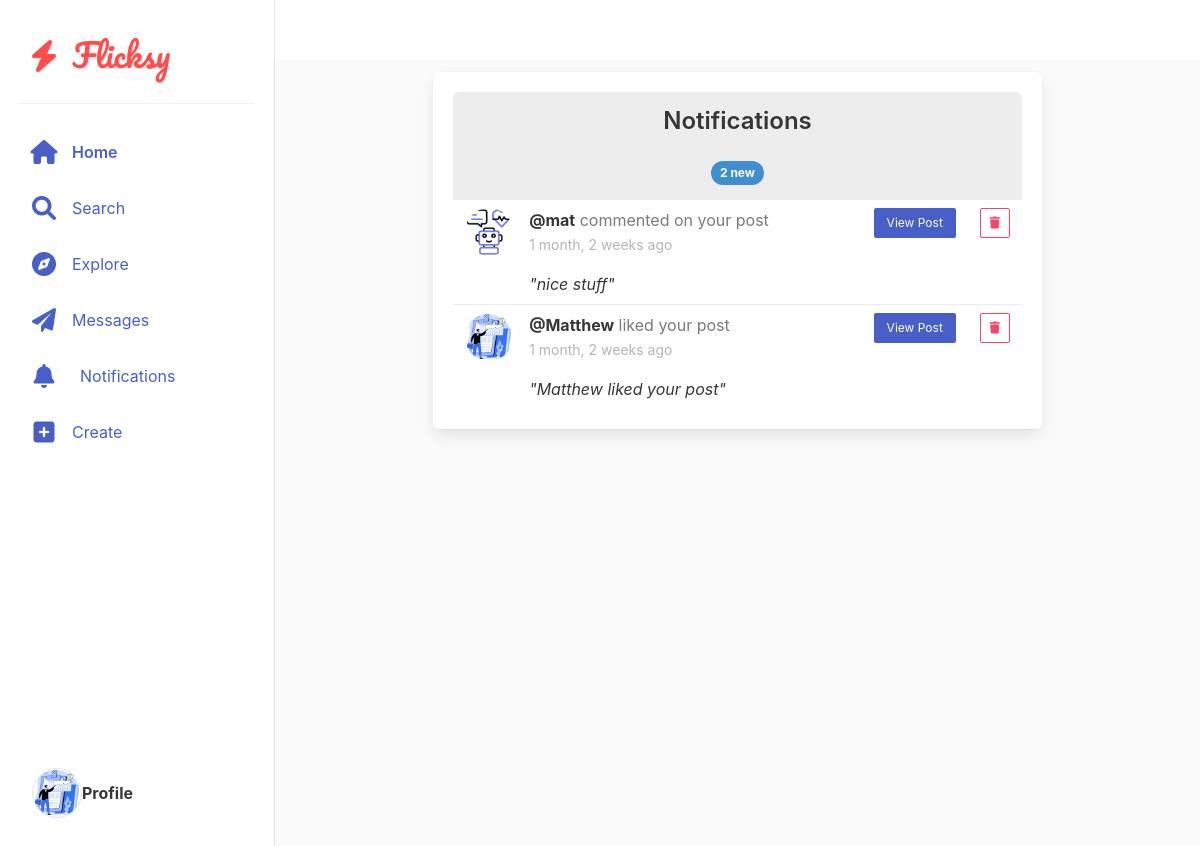
Page /notifications/notifications-list (signed in) on the committed database.
### account/models.py (models this page shows, shortened)
class Profile(models.Model):
  user = models.OneToOneField(User,on_delete=models.CASCADE,related_name='profile')
  first_name = models.CharField(max_length=100,null=True,blank=True)
  last_name = models.CharField(max_length=100,null=True,blank=True)
  location = models.CharField(max_length=100,null=True,blank=True)
  social_url = models.URLField(blank=True,null=True)
  profile_info = models.TextField(blank=True,null=True)
  created = models.DateField(auto_now_add=True)
  favorites = models.ManyToManyField(Post, related_name='favorited_by', blank=True)
  picture = models.ImageField(upload_to='profile_pictures',blank=True,null=True)

### notifications/models.py (models this page shows)
class Notification(models.Model):
  NOTIFICATION_TYPES =(('like', 'Like'),
                       ('comment', 'Comment'),
                       ('follow', 'Follow'),
                      )
  post = models.ForeignKey('post.Post', on_delete=models.CASCADE, related_name='notifications_post',blank=True, null=True)
  sender = models.ForeignKey(User, on_delete=models.CASCADE, related_name='notifications_from_user')
  recipient = models.ForeignKey(User, on_delete=models.CASCADE, related_name='notifications_to_user')
  notification_type = models.CharField(max_length=10, choices=NOTIFICATION_TYPES)
  text_preview = models.CharField(max_length=255, blank=True, null=True)
  created_at = models.DateTimeField(auto_now_add=True)
  is_seen = models.BooleanField(default=False)

### notifications/views.py (the view)
# urls.py: path('notifications-list', show_notifications, name='notifications-list'),
@login_required
def show_notifications(request):
    notifications = Notification.objects.filter(recipient=request.user).order_by('-created_at')
    context = {
        'notifications': notifications
    }
    return render(request, 'notifications/notifications_list.html', context)

### direct_message/views.py (called while the page is built)
def check_direct(request):
    directs_count = 0
    if request.user.is_authenticated:
        directs_count = Message.objects.filter(
            user=request.user, is_read=False
        ).count()
    return {'directs_count': directs_count}

### notifications/context_processors.py (called while the page is built)
def unread_notifications(request):
    if request.user.is_authenticated:
        return {
            'unread_notifications_count': Notification.objects.filter(
                recipient=request.user,
                is_seen=False
            ).count()
        }
    return {}

### notifications/templates/notifications/notifications_list.html (shortened to what this page needs)
{% extends 'base.html' %}
{% block content %}
<div class="columns is-centered" style="margin-top: 20px;">
    <div class="column is-8">
        <div class="box">
            <div class="panel-heading has-text-centered">
                <h1 class="title is-4">Notifications</h1>
                {% if notifications.count > 0 %}
                <span class="tag is-info is-rounded">
                    {{ notifications.count }} new
                </span>
                {% endif %}
            </div>
            <div class="notification-list" style="max-height: 70vh; overflow-y: auto;">
                {% for notification in notifications %}
                <div class="panel-block {% if not notification.is_seen %}has-background-light{% endif %}"
                     style="border-left: none; border-right: none; border-top: none;">
                    <div class="media" style="width: 100%;">
                        <div class="media-left">
                            <figure class="image is-48x48">
                                {% if notification.sender.profile.picture %}
                                <img src="{{ notification.sender.profile.picture.url }}"
                                     class="is-rounded"
                                     alt="{{ notification.sender.username }}'s profile picture">
                                {% else %}
                                <img src="https://ui-avatars.com/api/?name={{ notification.sender.username }}&background=random"
                                     class="is-rounded"
                                     alt="Default profile picture">
                                {% endif %}
                            </figure>
                        </div>
                        <div class="media-content">
                            <div class="content">
                                <p>
                                    <strong>@{{ notification.sender.username }}</strong>
                                    <span class="has-text-grey">
                                    {% if notification.notification_type == 'like' %}
                                        liked your post
                                    {% elif notification.notification_type == 'comment' %}
                                        commented on your post
                                    {% elif notification.notification_type == 'follow' %}
                                        started following you
                                    {% endif %}
                                    </span>
                                    <br>
                                    <small class="has-text-grey-light">
                                        {{ notification.created_at|timesince }} ago
                                    </small>
                                </p>
                                {% if notification.post %}
                                <div class="notification-preview" style="margin-top: 8px;">
                                    <p class="is-italic">
                                        "{{ notification.text_preview }}"
                                    </p>
                                </div>
                                {% endif %}
                            </div>
                        </div>
                        <div class="media-right">
            <div class="field is-grouped">
    <p class="control">
        {% if notification.notification_type == 'like' or notification.notification_type == 'comment' %}
            <a href="{% url 'post_details' notification.post.id %}" class="button is-small is-link">
                View Post
            </a>
        {% elif notification.notification_type == 'follow' %}
            <a href="{% url 'profile' notification.sender.username %}" class="button is-small is-info">
                View Profile
            </a>
        {% endif %}
    </p>
    <p class="control">
        <form method="post" action="{% url 'delete_notification' notification.id %}">
            <button type="submit" class="button is-small is-danger is-outlined">
                <span class="icon is-small">
                    <i class="fas fa-trash"></i>
                </span>
            </button>
        </form>
    </p>
</div>
                        </div>
                    </div>
                </div>
                {% endfor %}
            </div>
        </div>
    </div>
</div>
{% endblock %}

### post/templates/nav.html (shortened to what this page needs)
<nav class="side-nav" role="navigation" aria-label="main navigation">
     <div class="nav-logo">
      <i class="fas fa-bolt" style="color: #ff4d4d; margin-right: 8px;"></i>
      Flicksy
    </div>
    <div class="nav-menu">
        <a href="{% url 'home' %}" class="nav-item active">
            <span class="icon">
                <i class="fas fa-home"></i>
            </span>
            <span class="nav-label">Home</span>
        </a>
        <a href="{% url 'search_users' %}" class="nav-item">
            <span class="icon">
                <i class="fas fa-search"></i>
            </span>
            <span class="nav-label">Search</span>
        </a>
        <a href="{% url 'explore_users' %}" class="nav-item">
            <span class="icon">
                <i class="fas fa-compass"></i>
            </span>
            <span class="nav-label">Explore</span>
        </a>
     <a href="{% url 'inbox' %}" class="nav-item" style="display: inline-flex; align-items: center; position: relative;">
    <span class="icon">
        <i class="fas fa-paper-plane"></i>
    </span>
    <span class="nav-label" style="margin-right: 8px;">Messages</span>
</a>
<a href="{% url 'notifications-list' %}" class="nav-item is-flex is-align-items-center">
    <span class="icon is-relative">
        <i class="fas fa-bell"></i>
    </span>
    <span class="nav-label ml-2">Notifications</span>
</a>
        <a href="{% url 'new_post' %}" class="nav-item">
            <span class="icon">
                <i class="fas fa-plus-square"></i>
            </span>
            <span class="nav-label">Create</span>
        </a>
        {% if user.is_authenticated %}
        <div class="nav-profile">
             {% if request.user.profile.picture %}
    <img src="{{ request.user.profile.picture.url }}"
         class="is-rounded"
         alt="{{ request.user.username }}'s profile picture"
         width="50"
         height="50" style="border-radius: 50%; border: 1px solid #e6e6e6;">
{% else %}
    <img src="https://ui-avatars.com/api/?name={{ request.user.username }}&background=random&size=50"
         class="is-rounded"
         alt="Default profile picture"
         width="50"
         height="50">
{% endif %}
            <span class="nav-label"> <strong>Profile</strong></span>
        </div>
        {% endif %}
    </div>
</nav>
<main class="main-content" style="margin-left: 275px; padding: 20px;">
</main>

### post/templates/base.html (style rules this page uses)
.main-content { display: flex; justify-content: center; gap: 20px; max-width: 1200px; margin: 0 auto; padding: 20px; }

### post/templates/nav.html (style rules this page uses)
.side-nav { position: fixed; left: 0; top: 0; bottom: 0; width: 275px; background: white; border-right: 1px solid #e6e6e6; padding: 30px 20px; display: flex; flex-direction: column; z-index: 100; transition: all 0.3s ease; }
.nav-logo { padding: 0 12px 25px; margin-bottom: 20px; border-bottom: 1px solid #f0f0f0; }
.nav-menu { flex-grow: 1; display: flex; flex-direction: column; }
.nav-item { display: flex; align-items: center; padding: 12px; margin: 4px 0; border-radius: 8px; transition: all 0.2s ease; }
.nav-item.active { font-weight: 600; }
.nav-item .icon { width: 24px; height: 24px; font-size: 1.5rem; margin-right: 16px; display: flex; align-items: center; justify-content: center; }
.nav-item .nav-label { font-size: 16px; }
.nav-profile { display: flex; align-items: center; padding: 12px; margin-top: auto; position: relative; }
.nav-logo { font-family: 'Pacifico', cursive; font-size: 2rem; color: #ff4d4d; text-shadow: 1px 1px 2px rgba(0,0,0,0.1); cursor: pointer; transition: transform 0.2s ease; }

### notifications/templates/notifications/notifications_list.html (style rules this page uses)
.notification-list .panel-block { transition: background-color 0.2s ease; }
.is-rounded { border-radius: 50%; }

### rows in the picture
Notification: sender.profile.picture (picture), sender.username "mat", notification_type "commented on your post", created_at "1 month, 2 weeks", text_preview "nice stuff"
Notification: sender.profile.picture (picture), sender.username "Matthew", notification_type "liked your post", created_at "1 month, 2 weeks", text_preview "Matthew liked your post"

### other values in the picture
{{ notifications.count }} "2"
